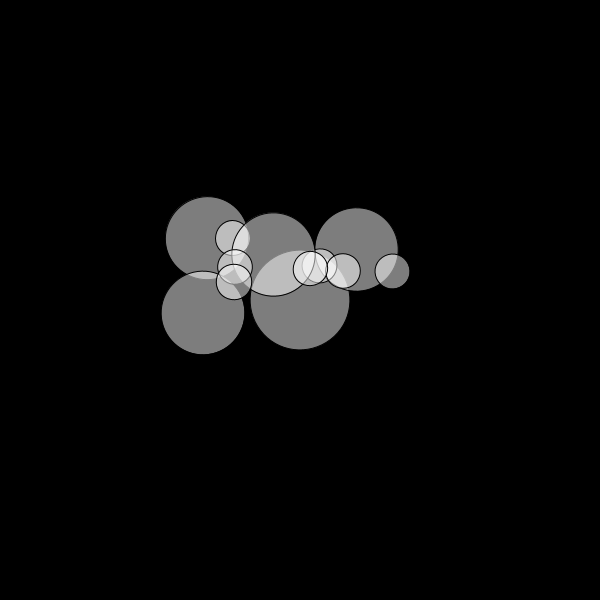
Frame 1 (no input)
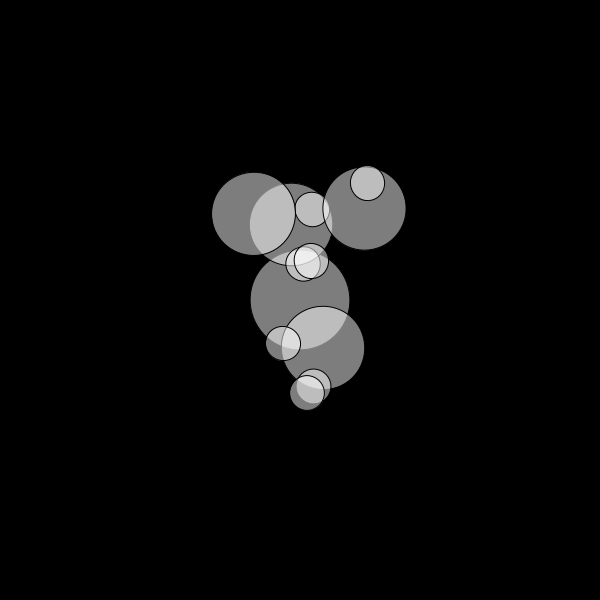
Frame 60 (the mouse pressed at the canvas centre just before this capture)
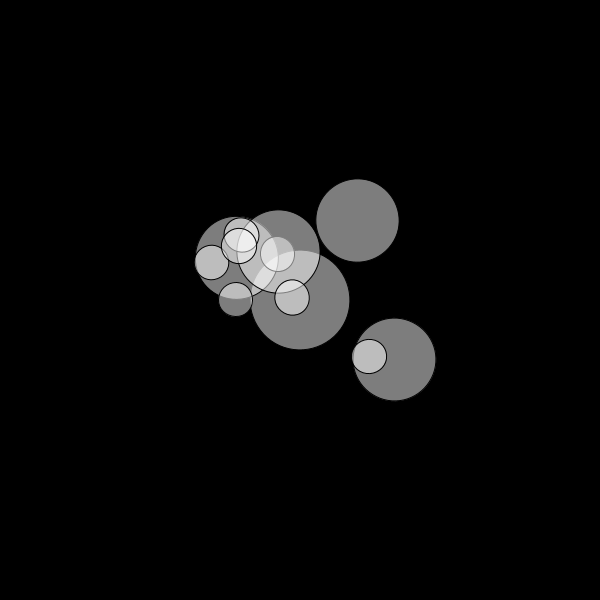
Frame 120 (the mouse held since frame 60 and released just before this capture)

The Processing sketch that drew these frames (run headless with seeded random() and noise(); from frame 60 on, the mouse is pressed at the canvas centre):

// Processing sketch: SolarSystem2D
// ── SolarSystem2D.pde
// The Coding Train
// Coding Challenge 7 - Solar System, Part I (2D)
// https://www.youtube.com/watch?v=l8SiJ-RmeHU

// lot of orbital mechanics issues here of course
// planetary spacing, orbital direction + velocity, etc.

Planet sun;

void setup(){
  size(600, 600);
  sun = new Planet(50, 0, 0);
  sun.spawnSatellites(4, 1);
}

void draw(){
  background(0);    // if you disable background redraw, the orbital paths
                    // make a nice pattern, esp. epicycles...
                    // could play with colors/alpha to get different effects
                    // break out into separate project
  translate(width/2, height/2);
  sun.show();
  sun.orbit();
}
// ── Planet.pde


class Planet{
  float radius;
  float distance;
  float angle;
  Planet[] satellites;
  float orbitSpeed;
  
  Planet(float r_, float d_, float o_){
    //println("Calling ctor");
    radius = r_;
    distance = d_;
    angle = random(TWO_PI);
    //println("Angle: " + angle);
    orbitSpeed = o_;
  }
  
  void orbit(){
    angle = angle + orbitSpeed;
    if (satellites != null){
      //println("satellites.length = " + satellites.length);
      for (int i = 0; i < satellites.length; i++){
        satellites[i].orbit(); 
      }
    }
  }
  
  void spawnSatellites(int total, int level){
    //println("Calling spawn");
    satellites = new Planet[total];
    for (int i = 0; i < satellites.length; i++){
      float r = radius/(level*1.2);
      float d = random(50, 150);
      float o = random(-0.1, 0.1);
      satellites[i] = new Planet(r, d/level, o);
      if (level < 2){
        int num = int(random(0,4));
        satellites[i].spawnSatellites(num, level+1);
      }
    }
  }
  
  void show(){
    //println("Calling show");  
    
    // (failed) attempt to draw orbits, come back to this...
    //stroke(255);
    //noFill();
    //ellipse(0, 0, distance, distance);
    

    pushMatrix();
      fill(255,125);
      rotate(angle);
      translate(distance, 0);
      ellipse(0, 0, radius*2, radius*2); 
    
      if (satellites != null){
        //println("satellites.length = " + satellites.length);
        for (int i = 0; i < satellites.length; i++){
          satellites[i].show(); 
        }
      }
    popMatrix();
  }
}
